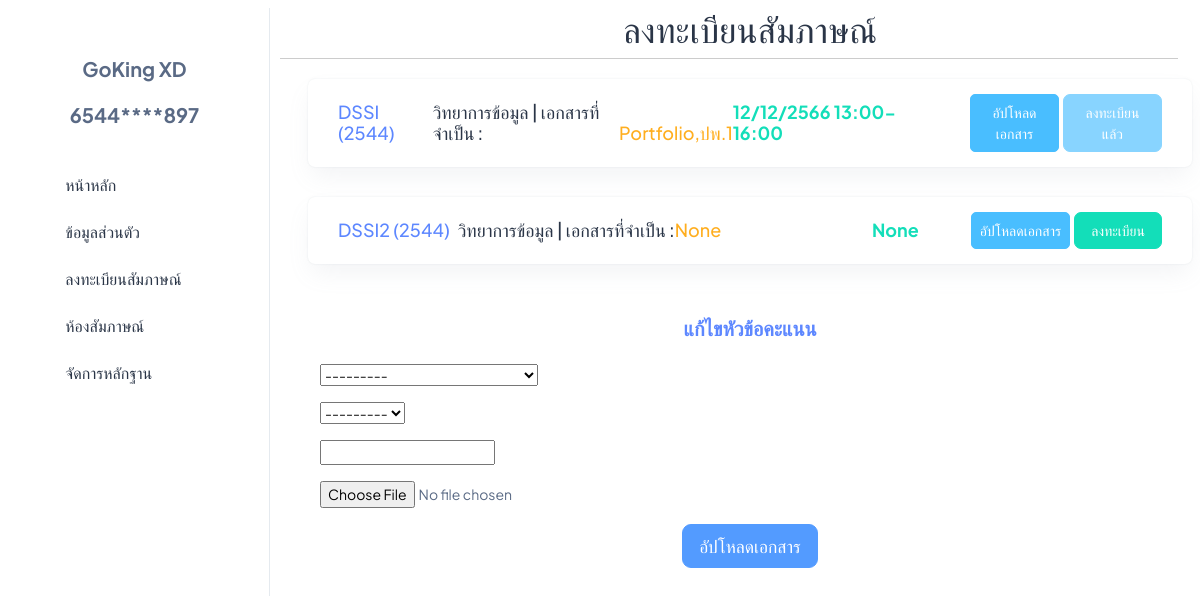
The app's page /Student_register (signed in), older data.
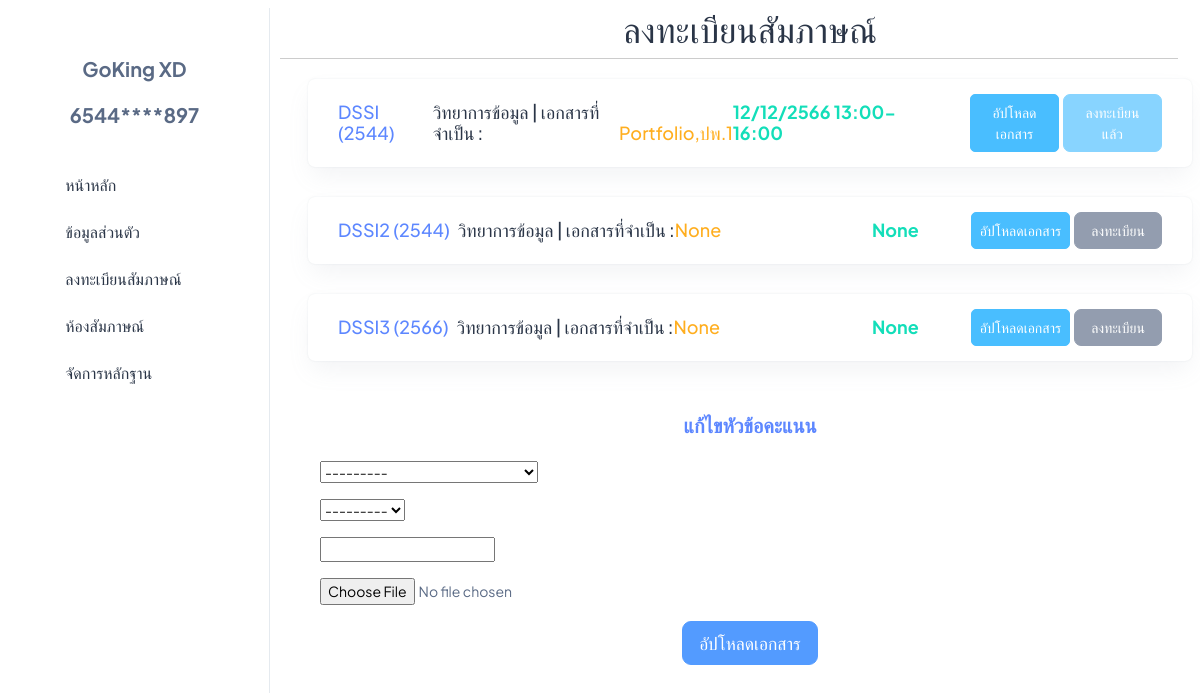
The same page, newer data.
### interview/models.py (models this page shows, shortened)
class Round(models.Model):
    major = models.ForeignKey(Major, on_delete=models.CASCADE)
    academic_year = models.CharField(max_length=20)
    round_name = models.CharField(max_length=20)
    manager = models.ForeignKey(User, on_delete=models.CASCADE)
    users = models.ManyToManyField(User, related_name='rounds_participated', blank=True)
    TemporaryUser = models.ManyToManyField(TemporaryUser,related_name='rounds_participated', blank=True)
    documents = models.CharField(max_length=200, null=True,blank=True)
    active = models.BooleanField(default=False,null=True,blank=True)
    interview_time = models.CharField(max_length=50, null=True, blank=True)

class Major(models.Model):
    major = models.CharField(max_length=100)
    faculty = models.ForeignKey(Faculty, on_delete=models.CASCADE)
    default_manager = models.ManyToManyField(User, blank=True,related_name='manager')
    users = models.ManyToManyField(User,blank=True)
    TemporaryUser = models.ManyToManyField(TemporaryUser , blank=True)
    def __str__(self) -> str:
        return f"{self.major}"

### interview/views.py (the view)
# urls.py: path('Student_register',Student_register, name='Student_register'),
@login_required
@user_passes_test(is_Student)
def Student_register(request):
    user_rounds = Round.objects.filter(users=request.user)
    user_majors = Major.objects.filter(users=request.user)
    related_rounds = Round.objects.filter(major__in=user_majors)
    combined_rounds = user_rounds | related_rounds
    registered_rounds = InterviewStatus.objects.filter(user=request.user).values_list('round', flat=True)
    if request.method == 'POST':
        form = DocumentForm(request.POST, request.FILES)
        if form.is_valid():
            document = form.save(commit=False)
            document.user = request.user
            document.save()
            return redirect(request.META.get('HTTP_REFERER', 'fallback-url'))
    else:
        form = DocumentForm()
    context = {
        'rounds': combined_rounds.distinct(),
        'registered_rounds': registered_rounds,
        'form' : form,
        }
    return render(request,'student/Student_register.html',context)

### interview/forms.py
class DocumentForm(forms.ModelForm):
    class Meta:
        model = Document
        fields = ['user', 'round', 'doc_name', 'document']

### interview/views.py (called while the page is built)
def is_Student(user):
    if isinstance(user, User):
        return user.roles.filter(name='Student').exists()
    else:
        return False

### interview/templates/student/Student_register.html (shortened to what this page needs)
{% extends 'student/base/n_base.html' %}
{% load static %}
{% block css_js %}
<link rel="stylesheet" href="{% static 'css/student_css/document.css' %}" />
{% endblock %}
{% block topic %}
<h1 class="text-3xl text-gray-100 mt-2 text-center">ลงทะเบียนสัมภาษณ์</h1>
{% endblock %}
{% block content %}
<div class="pt-14 px-2">
    {% for r in rounds %}
    <div class="card w-100">
        <div class="card-body mini-card-body d-flex justify-content-between">
            <div class="d-flex">
                <h4 class="fs-5 text-primary mt-auto">{{ r.round_name }} ({{ r.academic_year }})</h4>
                <h4 class="fs-5 text-dark ms-2 mt-auto"> {{ r.major }} | เอกสารที่จำเป็น :</h4>
                <h4 class="fs-5 text-warning mt-auto"> {{ r.documents }}</h4>
            </div>
            <div class="d-flex">
                <h4 class="fs-5 fw-bolder text-success mt-auto me-5">{{ r.interview_time }}</h4>
                <button class="btn btn-secondary btn-sm fs-3 mx-1" onclick="upload()">อัปโหลดเอกสาร</button>
            {% if r.active and r.id not in registered_rounds %}
                <form method="post" action="{% url 'register_interview' r.id %}">
                    <button type="submit" class="btn btn-success">ลงทะเบียน</button>
                </form>
            {% elif r.id in registered_rounds %}
                <button class="btn btn-secondary" disabled>ลงทะเบียนแล้ว</button>
            {% else %}
                <button class="btn btn-muted" disabled>ลงทะเบียน</button>
            {% endif %}
            </div>
        </div>
    </div>
    {% endfor %}
    <div class="" id="edit_popup">
        <div class="text-end">
        <a href="/Score">
          <i class="fs-6 ti ti-x text-danger"></i>
        </a>
        <h1 class="text-center fs-6 fw-semibold text-primary">แก้ไขหัวข้อคะแนน</h1>
        </div>
        <form action="/edit_ScoreTopic" method="post" class="container mt-4">
            <p>
                <select name="user" required="" id="id_user">
                    <option value="" selected="">---------</option>
                </select>
            </p>
            <p>
                <select name="round" required="" id="id_round">
                    <option value="" selected="">---------</option>
                </select>
            </p>
            <p>
                <input type="text" name="doc_name" maxlength="100" required="" id="id_doc_name">
            </p>
            <p>
                <input type="file" name="document" required="" id="id_document">
            </p>
            <div class="text-center">
                <button type="submit" class="btn btn-info btn-lg">อัปโหลดเอกสาร</button>
            </div>
        </form>
    </div>
</div>
{% endblock %}

Row changes from the older to the newer data that the page shows:
changed Round "DSSI2": active True → False (drawn)
added Round: round_name "DSSI3", academic_year "2566", major "วิทยาการข้อมูล", documents "None", interview_time "None", active "ลงทะเบียน"
